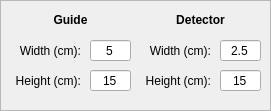
   <widget class="QFrame" name="guide_detector_frame">
    <property name="geometry">
     <rect>
      <x>400</x>
      <y>700</y>
      <width>271</width>
      <height>111</height>
     </rect>
    </property>
    <property name="sizePolicy">
     <sizepolicy hsizetype="Expanding" vsizetype="Expanding">
      <horstretch>0</horstretch>
      <verstretch>0</verstretch>
     </sizepolicy>
    </property>
    <property name="minimumSize">
     <size>
      <width>141</width>
      <height>101</height>
     </size>
    </property>
    <property name="frameShape">
     <enum>QFrame::StyledPanel</enum>
    </property>
    <property name="frameShadow">
     <enum>QFrame::Raised</enum>
    </property>
    <widget class="QLabel" name="guide_label">
     <property name="geometry">
      <rect>
       <x>0</x>
       <y>10</y>
       <width>141</width>
       <height>21</height>
      </rect>
     </property>
     <property name="minimumSize">
      <size>
       <width>141</width>
       <height>21</height>
      </size>
     </property>
     <property name="text">
      <string>&lt;html&gt;&lt;head/&gt;&lt;body&gt;&lt;p align=&quot;center&quot;&gt;&lt;span style=&quot; font-weight:600;&quot;&gt;Guide&lt;/span&gt;&lt;/p&gt;&lt;/body&gt;&lt;/html&gt;</string>
     </property>
     <property name="alignment">
      <set>Qt::AlignLeading|Qt::AlignLeft|Qt::AlignVCenter</set>
     </property>
    </widget>
    <widget class="QLabel" name="detector_label">
     <property name="geometry">
      <rect>
       <x>130</x>
       <y>10</y>
       <width>141</width>
       <height>21</height>
      </rect>
     </property>
     <property name="minimumSize">
      <size>
       <width>141</width>
       <height>21</height>
      </size>
     </property>
     <property name="text">
      <string>&lt;html&gt;&lt;head/&gt;&lt;body&gt;&lt;p&gt;&lt;span style=&quot; font-weight:600;&quot;&gt;Detector&lt;/span&gt;&lt;/p&gt;&lt;/body&gt;&lt;/html&gt;</string>
     </property>
     <property name="alignment">
      <set>Qt::AlignCenter</set>
     </property>
    </widget>
    <widget class="QLabel" name="guide_width_label">
     <property name="geometry">
      <rect>
       <x>0</x>
       <y>40</y>
       <width>81</width>
       <height>21</height>
      </rect>
     </property>
     <property name="sizePolicy">
      <sizepolicy hsizetype="Fixed" vsizetype="Fixed">
       <horstretch>0</horstretch>
       <verstretch>0</verstretch>
      </sizepolicy>
     </property>
     <property name="minimumSize">
      <size>
       <width>81</width>
       <height>21</height>
      </size>
     </property>
     <property name="text">
      <string>Width (cm):</string>
     </property>
     <property name="alignment">
      <set>Qt::AlignRight|Qt::AlignTrailing|Qt::AlignVCenter</set>
     </property>
    </widget>
    <widget class="QLabel" name="guide_height_label">
     <property name="geometry">
      <rect>
       <x>0</x>
       <y>70</y>
       <width>81</width>
       <height>21</height>
      </rect>
     </property>
     <property name="sizePolicy">
      <sizepolicy hsizetype="Fixed" vsizetype="Fixed">
       <horstretch>0</horstretch>
       <verstretch>0</verstretch>
      </sizepolicy>
     </property>
     <property name="minimumSize">
      <size>
       <width>81</width>
       <height>21</height>
      </size>
     </property>
     <property name="text">
      <string>Height (cm):</string>
     </property>
     <property name="alignment">
      <set>Qt::AlignRight|Qt::AlignTrailing|Qt::AlignVCenter</set>
     </property>
    </widget>
    <widget class="QLineEdit" name="guide_width_input">
     <property name="geometry">
      <rect>
       <x>90</x>
       <y>40</y>
       <width>41</width>
       <height>21</height>
      </rect>
     </property>
     <property name="sizePolicy">
      <sizepolicy hsizetype="Fixed" vsizetype="Fixed">
       <horstretch>0</horstretch>
       <verstretch>0</verstretch>
      </sizepolicy>
     </property>
     <property name="minimumSize">
      <size>
       <width>41</width>
       <height>21</height>
      </size>
     </property>
     <property name="maximumSize">
      <size>
       <width>41</width>
       <height>21</height>
      </size>
     </property>
     <property name="text">
      <string>5</string>
     </property>
     <property name="alignment">
      <set>Qt::AlignCenter</set>
     </property>
    </widget>
    <widget class="QLineEdit" name="guide_height_input">
     <property name="geometry">
      <rect>
       <x>90</x>
       <y>70</y>
       <width>41</width>
       <height>21</height>
      </rect>
     </property>
     <property name="sizePolicy">
      <sizepolicy hsizetype="Fixed" vsizetype="Fixed">
       <horstretch>0</horstretch>
       <verstretch>0</verstretch>
      </sizepolicy>
     </property>
     <property name="minimumSize">
      <size>
       <width>41</width>
       <height>21</height>
      </size>
     </property>
     <property name="maximumSize">
      <size>
       <width>41</width>
       <height>21</height>
      </size>
     </property>
     <property name="text">
      <string>15</string>
     </property>
     <property name="alignment">
      <set>Qt::AlignCenter</set>
     </property>
    </widget>
    <widget class="QLineEdit" name="detector_height_input">
     <property name="geometry">
      <rect>
       <x>220</x>
       <y>70</y>
       <width>41</width>
       <height>21</height>
      </rect>
     </property>
     <property name="sizePolicy">
      <sizepolicy hsizetype="Fixed" vsizetype="Fixed">
       <horstretch>0</horstretch>
       <verstretch>0</verstretch>
      </sizepolicy>
     </property>
     <property name="minimumSize">
      <size>
       <width>41</width>
       <height>21</height>
      </size>
     </property>
     <property name="maximumSize">
      <size>
       <width>41</width>
       <height>21</height>
      </size>
     </property>
     <property name="text">
      <string>15</string>
     </property>
     <property name="alignment">
      <set>Qt::AlignCenter</set>
     </property>
    </widget>
    <widget class="QLineEdit" name="detector_width_input">
     <property name="geometry">
      <rect>
       <x>220</x>
       <y>40</y>
       <width>41</width>
       <height>21</height>
      </rect>
     </property>
     <property name="sizePolicy">
      <sizepolicy hsizetype="Fixed" vsizetype="Fixed">
       <horstretch>0</horstretch>
       <verstretch>0</verstretch>
      </sizepolicy>
     </property>
     <property name="minimumSize">
      <size>
       <width>41</width>
       <height>21</height>
      </size>
     </property>
     <property name="maximumSize">
      <size>
       <width>41</width>
       <height>21</height>
      </size>
     </property>
     <property name="text">
      <string>2.5</string>
     </property>
     <property name="alignment">
      <set>Qt::AlignCenter</set>
     </property>
    </widget>
    <widget class="QLabel" name="detector_height_label">
     <property name="geometry">
      <rect>
       <x>130</x>
       <y>70</y>
       <width>81</width>
       <height>21</height>
      </rect>
     </property>
     <property name="sizePolicy">
      <sizepolicy hsizetype="Fixed" vsizetype="Fixed">
       <horstretch>0</horstretch>
       <verstretch>0</verstretch>
      </sizepolicy>
     </property>
     <property name="minimumSize">
      <size>
       <width>81</width>
       <height>21</height>
      </size>
     </property>
     <property name="text">
      <string>Height (cm):</string>
     </property>
     <property name="alignment">
      <set>Qt::AlignRight|Qt::AlignTrailing|Qt::AlignVCenter</set>
     </property>
    </widget>
    <widget class="QLabel" name="detector_width_label">
     <property name="geometry">
      <rect>
       <x>140</x>
       <y>40</y>
       <width>71</width>
       <height>21</height>
      </rect>
     </property>
     <property name="sizePolicy">
      <sizepolicy hsizetype="Fixed" vsizetype="Fixed">
       <horstretch>0</horstretch>
       <verstretch>0</verstretch>
      </sizepolicy>
     </property>
     <property name="minimumSize">
      <size>
       <width>71</width>
       <height>21</height>
      </size>
     </property>
     <property name="text">
      <string>Width (cm):</string>
     </property>
     <property name="alignment">
      <set>Qt::AlignRight|Qt::AlignTrailing|Qt::AlignVCenter</set>
     </property>
    </widget>
   </widget>
